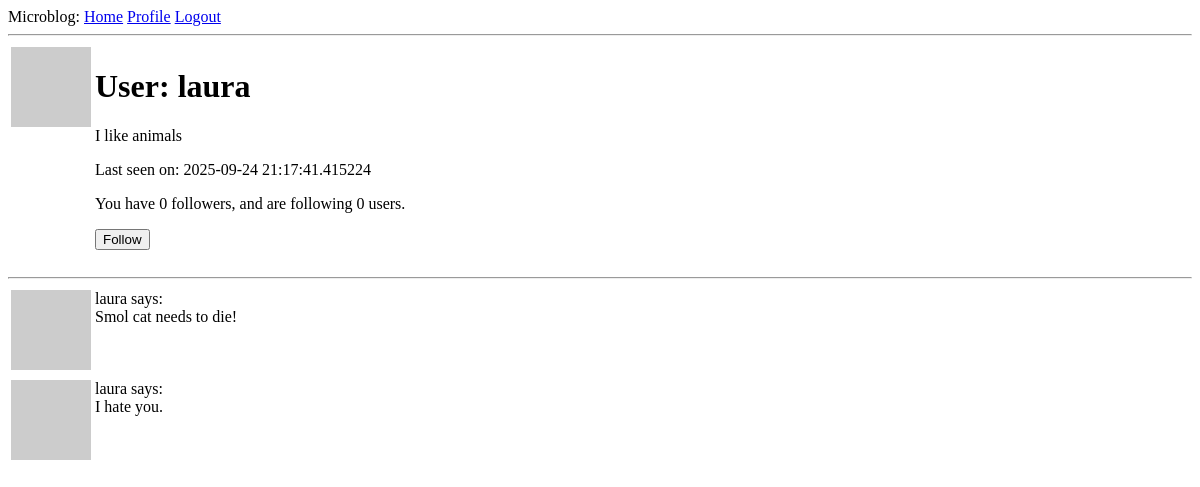
Before: /user/laura (signed in) with the older database file.
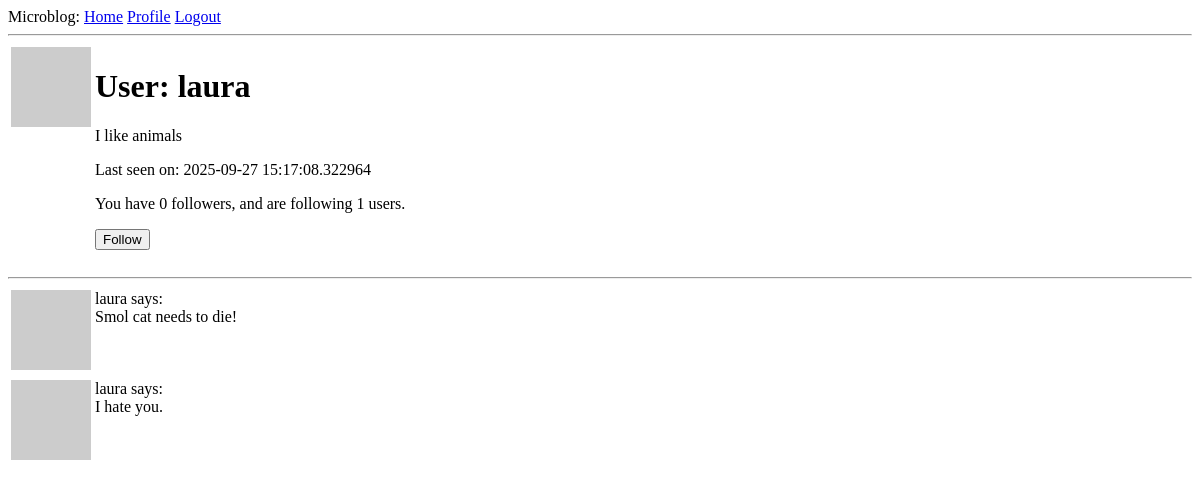
After: the same page with the newer database file.
### app/models.py (models this page shows, shortened)
class User(UserMixin, db.Model):
    id: so.Mapped[int] = so.mapped_column(primary_key=True)
    username: so.Mapped[str] = so.mapped_column(sa.String(64), index=True, unique=True)
    email: so.Mapped[str] = so.mapped_column(sa.String(120), index=True, unique=True)
    password_hash: so.Mapped[Optional[str]] = so.mapped_column(sa.String(256))
    posts: so.WriteOnlyMapped["Post"] = so.relationship(back_populates="author")
    about_me: so.Mapped[Optional[str]] = so.mapped_column(sa.String(140))
    last_seen: so.Mapped[Optional[datetime]] = so.mapped_column(
        default=lambda: datetime.now(timezone.utc)
    )
    def avatar(self, size):
        digest = md5(self.email.lower().encode("utf-8")).hexdigest()
        return f"https://www.gravatar.com/avatar/{digest}?d=identicon&s={size}"
    following: so.WriteOnlyMapped["User"] = so.relationship(
        secondary=followers,
        primaryjoin=(followers.c.follower_id == id),
        secondaryjoin=(followers.c.followed_id == id),
        back_populates="followers",
    )
    followers: so.WriteOnlyMapped["User"] = so.relationship(
        secondary=followers,
        primaryjoin=(followers.c.followed_id == id),
        secondaryjoin=(followers.c.follower_id == id),
        back_populates="following",
    )
    def is_following(self, user):
        query = self.following.select().where(User.id == user.id)
        return db.session.scalar(query) is not None
    def followers_count(self):
        query = sa.select(sa.func.count()).select_from(
            self.followers.select().subquery()
        )
        return db.session.scalar(query)
    def following_count(self):
        query = sa.select(sa.func.count()).select_from(
            self.following.select().subquery()
        )
        return db.session.scalar(query)

### app/routes.py (the view)
@app.route("/user/<username>")
@login_required
def user(username):
    user = db.first_or_404(sa.select(User).where(User.username == username))
    posts = [
        {"author": user, "body": "Smol cat needs to die!"},
        {"author": user, "body": "I hate you."},
    ]
    form = EmptyForm()
    return render_template("user.html", user=user, posts=posts, form=form)

### app/forms.py
class EmptyForm(FlaskForm):
    submit = SubmitField("Submit")

### app/models.py (called while the page is built)
@login.user_loader
def load_user(id):
    return db.session.get(User, int(id))

### app/routes.py (called while the page is built)
@app.before_request
def before_request():
    if current_user.is_authenticated:
        current_user.last_seen = datetime.now(timezone.utc)
        db.session.commit()

### app/templates/user.html (shortened to what this page needs)
{% extends "base.html" %} {% block content %}
<table>
  <tr valign="top">
    <td><img src="{{ user.avatar(128) }}" alt="sucks to suck" /></td>
    <td>
      <h1>User: {{ user.username }}</h1>
      {% if user.about_me %}
      <p>{{ user.about_me }}</p>
      {% endif %}
      {% if user.last_seen %}
      <p>Last seen on: {{ user.last_seen }}</p>
      {% endif %}
      <p> You have {{ user.followers_count() }} followers, and are following {{ user.following_count() }} users.</p>
      {% if user == current_user %}
      <p><a href="{{ url_for('edit_profile' )}}">Edit your profile</a></p>
      {% elif not current_user.is_following(user) %}
      <p>
      <form action="{{ url_for('follow', username=user.username) }}" method="post">
        {{ form.submit(value='Follow') }}
      </form>
      </p>
      {% endif %}
    </td>
  </tr>
</table>
<hr />
{% for post in posts %} {% include "_post.html" %} {% endfor %} {% endblock %}

### app/templates/_post.html
<table>
  <tr valign="top">
    <td><img src="{{ post.author.avatar(36) }}" alt="" /></td>
    <td>{{ post.author.username }} says: <br />{{ post.body }}</td>
  </tr>
</table>

Changed rows visible on the page:
changed User "laura": last_seen "2025-09-24 21:17:41.415224" → "2025-09-27 15:17:08.322964"
Other visible differences:
{{ user.following_count() }}: "0" → "1"
